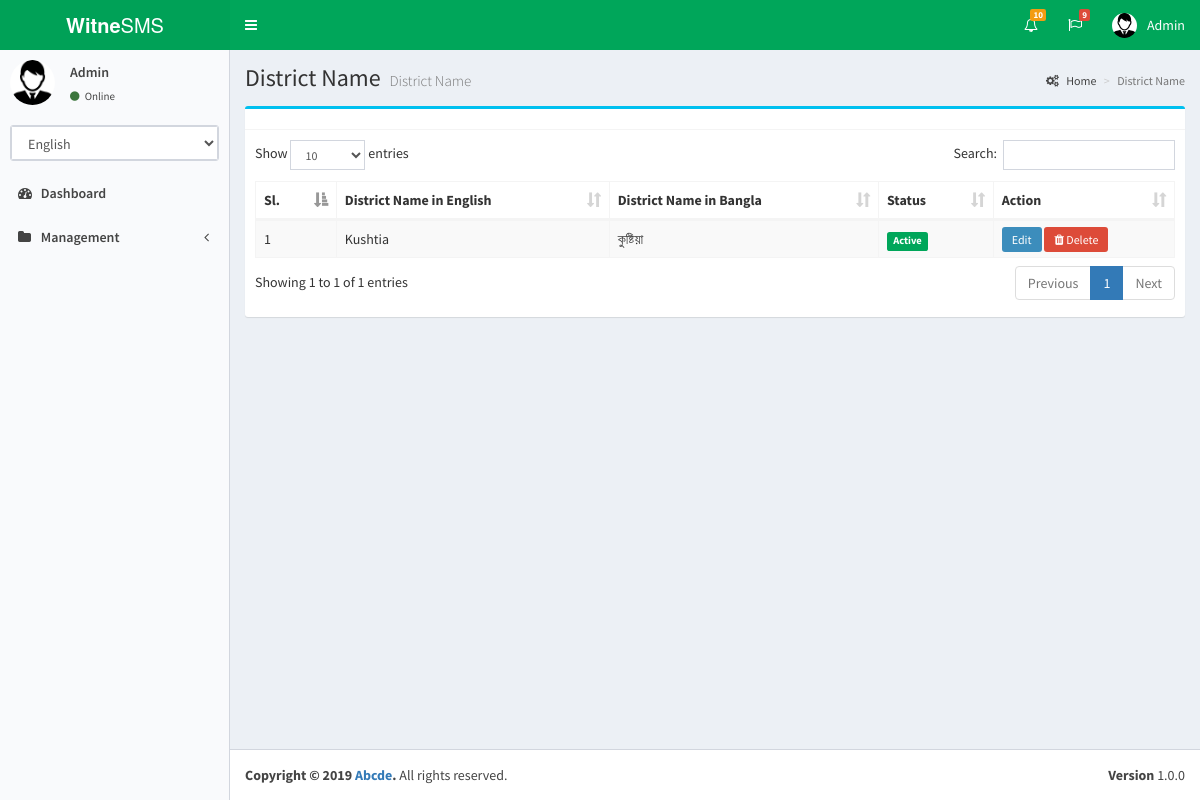
/index.php/manager/view_district, run on the app's committed database.
### tables this page shows
CREATE TABLE IF NOT EXISTS `district` (
  `dist_id` int(11) NOT NULL AUTO_INCREMENT,
  `dist_hash_id` varchar(255) NOT NULL,
  `dist_name_en` varchar(255) NOT NULL,
  `dist_name_bn` varchar(100) NOT NULL,
  `created_at` timestamp NOT NULL DEFAULT CURRENT_TIMESTAMP,
  `updated_at` timestamp NOT NULL DEFAULT CURRENT_TIMESTAMP ON UPDATE CURRENT_TIMESTAMP,
  `dist_status` int(11) NOT NULL,
  PRIMARY KEY (`dist_id`)
);

### application/controllers/Manager.php (called while the page is built, shortened)
<?php
class Manager extends CI_Controller {
	public function view_district()
	{
		$send['districts']=$this->Mdb->getData('district');
		$this->load->view('manager/header');
		$this->load->view('manager/view_district',$send);
		$this->load->view('manager/footer');
	}
}

### index.php (called while the page is built, shortened)
<?php
require_once BASEPATH.'core/CodeIgniter.php';

### application/models/Mdb.php (called while the page is built, shortened)
<?php
class Mdb extends CI_Model
{
    public function getData($tbl,$whr=array()){
        $sql = $this->db->get_where($tbl,$whr);
        $result=$sql->result();
        return $result;
    }
}

### application/views/manager/view_district.php (the view, shortened to what this page needs)
<section class="content-header">
  <h1>
    <?=$this->lang->line('dist_name');?>
    <small><?=$this->lang->line('dist_name');?></small>
  </h1>
  <ol class="breadcrumb">
    <li><a href="#"><i class="fa fa-gears"></i> Home</a></li>
    <li class="active"><?=$this->lang->line('dist_name');?></li>
  </ol>
</section>
    <section class="content">
      <div class="box box-info color-palette-box">
        <div class="box-header with-border">
        </div>
        <div class="box-body">
          <div class="row">
            <div class="col-sm-4 col-md-12">
              <table id="example1" class="table table-bordered table-striped dataTable" role="grid" aria-describedby="example1_info">
                      <thead>
                        <tr>
                          <th><?=$this->lang->line('serial');?></th>
                          <th><?=$this->lang->line('dist_name_en');?></th>
                          <th><?=$this->lang->line('dist_name_bn');?></th>
                          <th><?=$this->lang->line('status');?></th>
                          <th><?=$this->lang->line('action');?></th>
                        </tr>
                      </thead>
                        <?php $i=1; foreach($districts as $dist){?>
                        <tr>
                          <td><?=$i++;?></td>
                          <td><?=$dist->dist_name_en ;?></td>
                          <td><?=$dist->dist_name_bn ;?></td>
                          <td><span class="label label-success"><?=$dist->dist_status == 1 ? 'Active' : 'Inactive';?></span></td>
                          <td>
                            <a href="<?=site_url('manager/edit-district/'.$dist->dist_hash_id);?>" class="btn-sm btn-flat btn-primary">Edit</a>
                            <a href="<?=site_url('manager/delete_district/'.$dist->dist_hash_id);?>" class="btn-sm btn-flat btn-danger" onclick="return confirm('Are you sure you want to delete?');"><i class="fa fa-trash"></i> Delete</a>
                          </td>
                        </tr>
                      <?php } ?>
                    </table>
            </div>
          </div>
        </div>
      </div>
    </section>

### data on the page
district: dist_name_en "Kushtia", dist_name_bn "কুষ্টিয়া", dist_status "Active"

### other printed values
$this->lang->line('menu_dashboard') "Dashboard"
$this->lang->line('menu_management') "Management"
$this->lang->line('dist_name') "District Name"
$this->lang->line('serial') "Sl."
$this->lang->line('dist_name_en') "District Name in English"
$this->lang->line('dist_name_bn') "District Name in Bangla"
$this->lang->line('status') "Status"
$this->lang->line('action') "Action"
